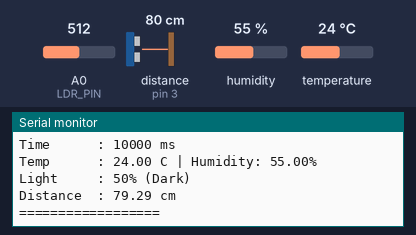
Recording of a sketch running on a simulated Arduino Uno, built with avr-gcc and run on an emulated ATmega328P. Parts: the last lines printed to the serial monitor. The inputs (shaded band) are chosen by the test bench; at power-on: A0 (LDR_PIN) = 512, distance to the obstacle (sensor on pin 3) 80 cm, humidity 55 %, temperature 24 °C. The echo pulse lasts 58.3 µs per cm.

Above: at 10.8 s.
10.9 s: A0 (LDR_PIN) set to 716
At 15.6 s:
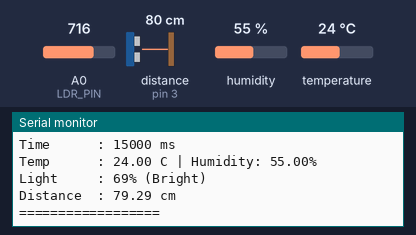
21.5 s: distance to the obstacle (sensor on pin 3) set to 2 cm
At 26.6 s:
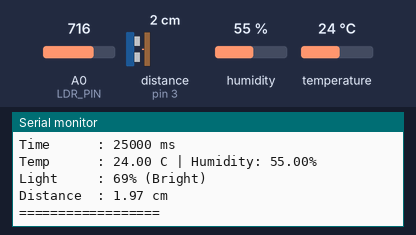
29.0 s: humidity set to 22 %
36.5 s: temperature set to 12 °C
44.0 s: distance to the obstacle (sensor on pin 3) set to 4 cm
At 46.6 s:
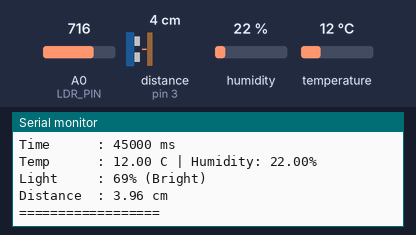
51.5 s: A0 (LDR_PIN) set to 992
At 56.6 s:
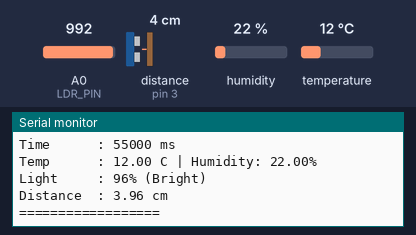
Timing chart, 0 to 58.1 s (numbered marks = the images above; inputs shaded):
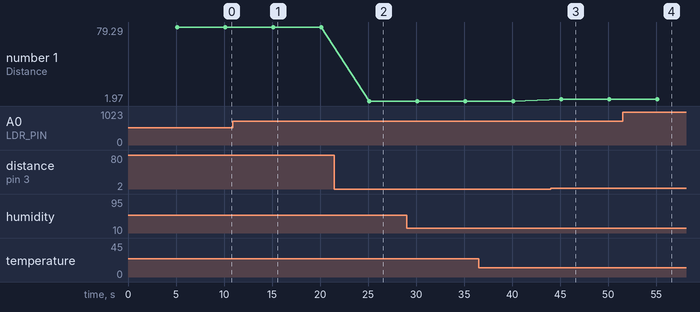

The sketch:

datalogger.ino
```cpp
/*
  Author: Tanvi Kohli
  Date: 2026-06-27
  Description: multisensor data logger
*/
#include <DHT.h>

#define DHTPIN 4
#define DHTTYPE DHT22
#define LDR_PIN A0
#define TRIG_PIN 2
#define ECHO_PIN 3

DHT dht(DHTPIN, DHTTYPE);

unsigned long previousMillis = 0;
const long interval = 5000;

void setup() {
  Serial.begin(9600);
  dht.begin();

  pinMode(TRIG_PIN, OUTPUT);
  pinMode(ECHO_PIN, INPUT);
}

void loop() {
  unsigned long currentMillis = millis();

  if (currentMillis - previousMillis >= interval) {
    previousMillis = currentMillis;

    //  Read DHT
    float temp = dht.readTemperature();
    float hum = dht.readHumidity();

    //  Read LDR
    int ldrRaw = analogRead(LDR_PIN);
    int lightPercent = map(ldrRaw, 0, 1023, 0, 100);

    String lightStatus = (lightPercent > 50) ? "Bright" : "Dark";

    //  Ultrasonic
    digitalWrite(TRIG_PIN, LOW);
    delayMicroseconds(2);
    digitalWrite(TRIG_PIN, HIGH);
    delayMicroseconds(10);
    digitalWrite(TRIG_PIN, LOW);

    long duration = pulseIn(ECHO_PIN, HIGH);
    float distance = (duration * 0.034) / 2;

    //  OUTPUT FORMAT
    Serial.println("=== SENSOR LOG ===");

    Serial.print("Time      : ");
    Serial.print(currentMillis);
    Serial.println(" ms");

    Serial.print("Temp      : ");
    Serial.print(temp);
    Serial.print(" C | Humidity: ");
    Serial.print(hum);
    Serial.println("%");

    Serial.print("Light     : ");
    Serial.print(lightPercent);
    Serial.print("% (");
    Serial.print(lightStatus);
    Serial.println(")");

    Serial.print("Distance  : ");
    Serial.print(distance);
    Serial.println(" cm");

    Serial.println("==================");
  }
}
```

Measured:
- after the input at 10.9 s, the serial monitor: prints a new line after 4.2 s (image 1)
- after the input at 21.5 s, the serial monitor: prints a new line after 3.6 s (image 2)
- after the input at 44.0 s, the serial monitor: prints a new line after 1.1 s (image 3)
- after the input at 51.5 s, the serial monitor: prints a new line after 3.6 s (image 4)
- plotted number 1: 79.29 → 1.97 after the input at 21.5 s, 1.97 → 3.96 after the input at 44.0 s
